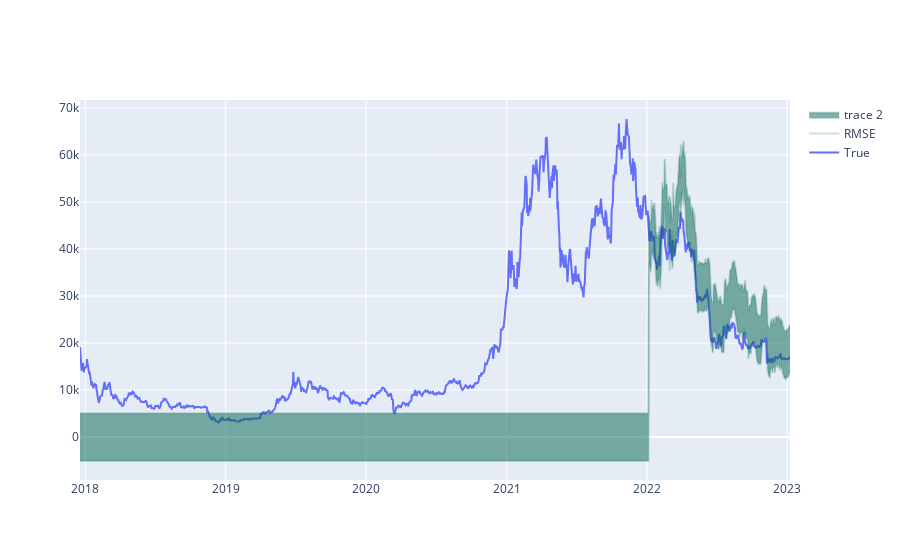

Write notebook code for a chart like this one.
### Code cell
#plot BTC_FE predictions and close in a plotly graph
import plotly.graph_objects as go

fig = go.Figure()

fig.add_trace(go.Scatter(x=BTC_FE.index, y=BTC_FE['Close'],
                    mode='lines',
                    name='True'))
                    
# fig.add_trace(go.Scatter(x=BTC_FE.index, y=BTC_FE['Predictions'],
#                     mode='lines',
#                     name='Predictions'))

# draw a shaded area between two lines: Prediction + RMSE and Prediction - RMSE. RMSE = 0.319075
fig.add_trace(go.Scatter(x=BTC_FE.index, y=BTC_FE['Predictions'] + rmse, fill=None, mode='lines', line_color='rgba(0,100,80,0.2)', name='RMSE'))
fig.add_trace(go.Scatter(x=BTC_FE.index, y=BTC_FE['Predictions'] - rmse, fill='tonexty', mode='lines', line_color='rgba(0,100,80,0.2)'))

fig.show()

### Figure 1 — Plotly figure (JSON) as saved in the notebook; plotly's stock layout.template omitted (floating-point values rounded to 4 significant figures; data arrays with more than 128 entries replaced by an {"elided": "..."} marker saying what was removed)
{"data": [{"mode": "lines", "name": "True", "type": "scatter", "x": {"elided": "1274 str values"}, "y": {"elided": "1274 float values"}}, {"line": {"color": "rgba(0,100,80,0.2)"}, "mode": "lines", "name": "RMSE", "type": "scatter", "x": {"elided": "1274 str values"}, "y": {"elided": "1274 float values"}}, {"fill": "tonexty", "line": {"color": "rgba(0,100,80,0.2)"}, "mode": "lines", "type": "scatter", "x": {"elided": "1274 str values"}, "y": {"elided": "1274 float values"}}], "layout": {}}
